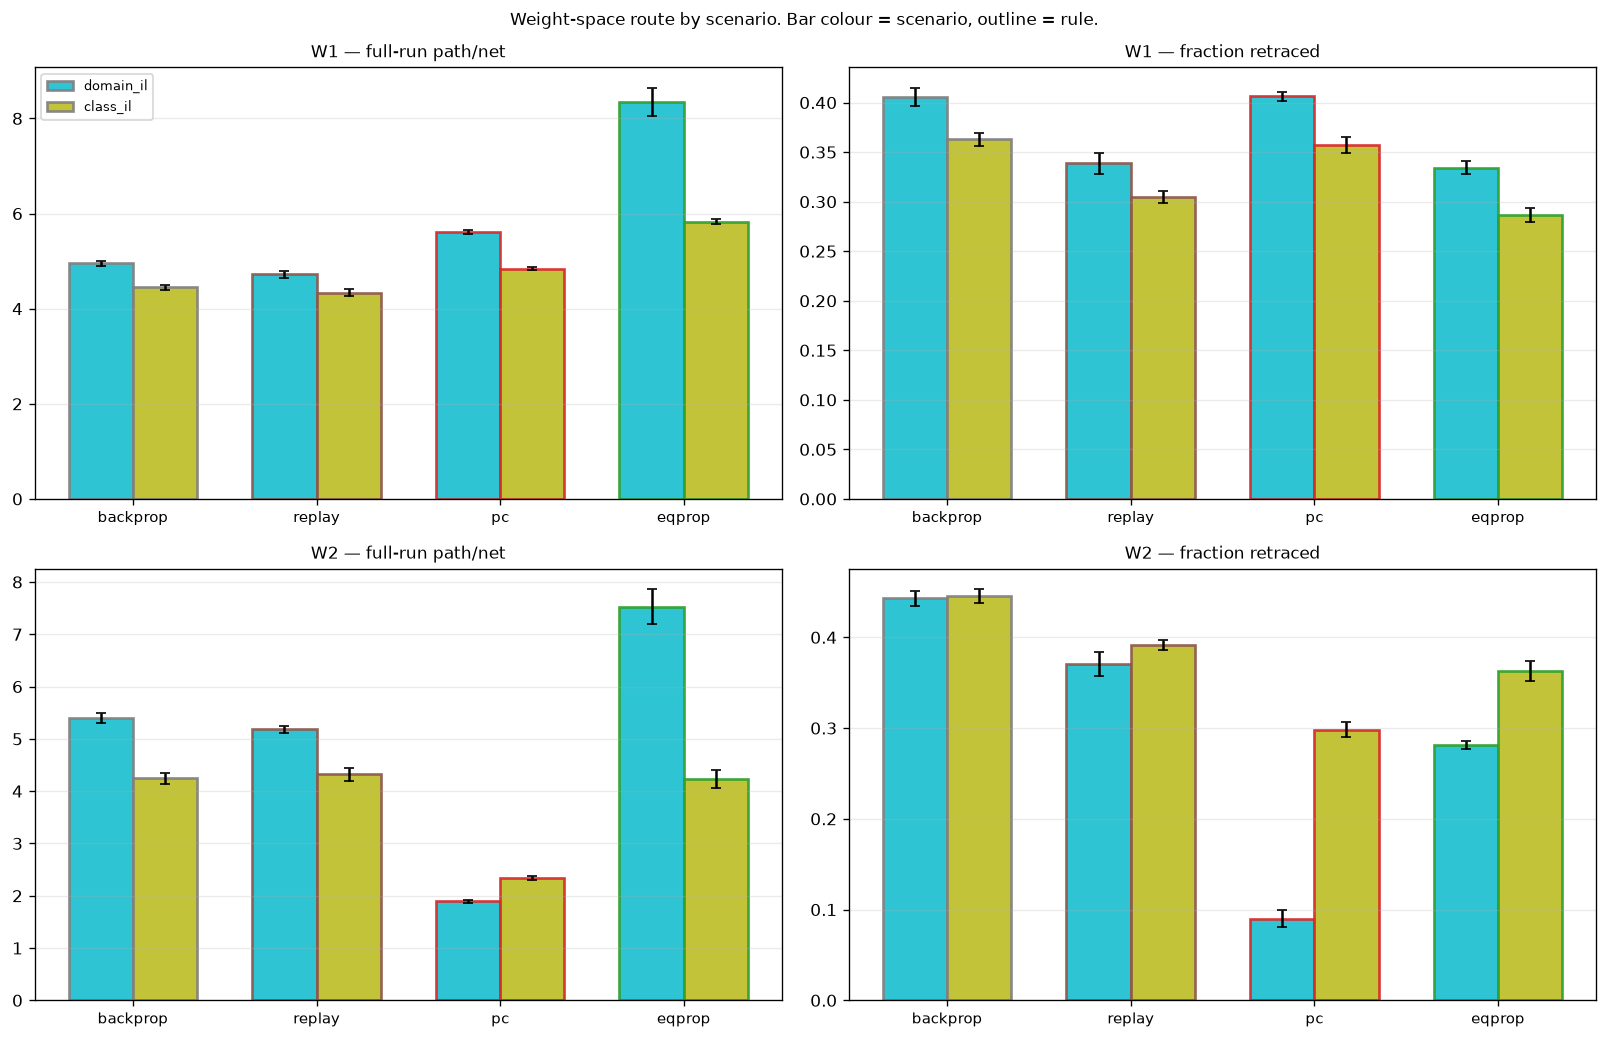

This figure's Python source:
"""Does the route through weight space differ between Class-IL and Domain-IL?

WHY THE SCENARIOS SHOULD BE COMPARED IN WEIGHT SPACE, NOT JUST IN ACCURACY
    The two scenarios forget for different reasons. Class-IL forgetting is dominated by
    OUTPUT-LAYER SUPPRESSION -- absent classes are pushed down until they cannot win an argmax
    (42/43: NCM holds ~80% while argmax reads 0.2%). Domain-IL cannot suppress at all, because
    every output unit is a target for some class, which leaves representation drift.

    Those are claims about WHERE the damage lands, and they have only ever been tested through
    accuracy and probes. The weight path is a direct view: if Class-IL forgetting is the output
    layer being rewritten, W2's route should differ sharply between scenarios while W1's does
    not. Script 65 measured Domain-IL only, so the comparison has never been made.

THE FULL-RUN RATIO, WHICH 65 DID NOT REPORT
    65 reported path/net for TASK 2 ALONE. That number cannot see task 2 undoing task 1: each
    block can be individually direct while the run as a whole doubles back. 65's own mechanism
    figure showed exactly that -- backprop's W1 blocks displace 47 and 43 but init->end is only
    52, so 38 units are RETRACED, and the full-run ratio (2.86x) is far worse than either block
    (1.77x, 1.53x). Retraced distance is forgetting expressed in weight-space units rather than
    in accuracy, so it is reported here as a first-class quantity:

        r_t1    path/net over task 1        how directly the first solution was found
        r_t2    path/net over task 2        65's number, kept for comparability
        r_full  path/net over the WHOLE run the one that sees task 2 undoing task 1
        retraced (net_t1 + net_t2 - net_full) / (net_t1 + net_t2)
                                            the fraction of all displacement given back

PRE-COMMITTED READINGS
    W2 route differs between scenarios, W1 does not  -> confirms the suppression/drift split
        from the weight side, independently of the NCM probe. The cleanest possible version of
        the 42/43 story.
    Both layers differ                               -> the scenarios differ globally and
        "suppression vs drift" is too clean a description of what separates them.
    Neither differs                                  -> the scenarios produce the same weight
        motion and their different accuracy behaviour is a readout effect, which would be a
        strong and surprising claim about the argmax rather than about learning.
    PC's W2 advantage (65: 1.70 vs backprop's 3.28 in Domain-IL) should be LARGER in Class-IL
        if it is really about the output layer, since that is where Class-IL does its damage.

DEVIATIONS FROM THE PROTOCOL, STATED
    * Both scenarios in one script, which is the comparison. Everything else is held fixed.
    * Fixed budgets per task, as 52 and 65, so accuracy stays comparable with them.
    * EqProp included despite the cost: 65 found it the extreme case (4.56/8.85 inefficiency),
      so dropping it would remove the range the comparison is read against.
"""
import sys
import time
from pathlib import Path

ROOT = Path(__file__).resolve().parents[1]
sys.path.insert(0, str(ROOT))

import numpy as np
import matplotlib.pyplot as plt

from src.protocol import (PROTOCOL, load, build, replace,
                          figure_path as _figure_path, array_path as _array_path)
from src.runner import run_classil
from src.probes import weight_path_probe, weight_trace_probe
from src.metrics import metric_grid, report_grid, paired_diff

SMOKE = "--smoke" in sys.argv


def _tag(f, suffix):
    own = Path(f).resolve() == Path(__file__).resolve()
    return (suffix + "_SMOKE").lstrip("_") if (SMOKE and own) else suffix


def figure_path(f, suffix=""):      # noqa: F811
    return _figure_path(f, _tag(f, suffix))


def array_path(f, suffix=""):       # noqa: F811
    return _array_path(f, _tag(f, suffix))


# ---------------------------------------------------------------- settings
METHODS = ["backprop", "replay", "pc", "eqprop"]
SCENARIOS = ["domain_il", "class_il"]
LAYERS = ["W1", "W2"]
SEEDS, EVAL_EVERY = 5, 10
ILLUS_SEED, ILLUS_EVERY = 0, 5
COLORS = {"backprop": "tab:gray", "replay": "tab:brown",
          "pc": "tab:red", "eqprop": "tab:green"}

HIDDEN = int(np.load(_array_path(str(ROOT / "experiments" /
                                     "41_capacity_vs_hidden_width.py")))["chosen"])
z51 = np.load(_array_path(str(ROOT / "experiments" /
                              "51_matching_the_rules_on_learning_speed.py")))
LR = {m: float(v) for m, v in zip(z51["methods"], z51["lr"])}
SETTLE_TOL, EQ_MAX_STEPS = float(z51["settle_tol"]), int(z51["eq_max_steps"])
PC_STEPS = int(z51["pc_steps"])
T = float(z51["target_steps"])
ITERS = [int(2 * T), int(1.5 * T)]

if SMOKE:
    SEEDS, ITERS = 2, [40, 30]
    print("--smoke: tiny budget, results are NOT meaningful\n")

print(f"H = {HIDDEN} | {' vs '.join(SCENARIOS)} | {ITERS[0]}+{ITERS[1]} updates | {SEEDS} seeds")
print("  question: does the weight-space route differ between the two scenarios?\n")


def settle_kw(m):
    if m == "pc":
        return dict(steps=PC_STEPS)
    if m == "eqprop":
        return dict(max_steps=EQ_MAX_STEPS, settle_tol=SETTLE_TOL)
    return {}


def base_for(scn):
    return replace(PROTOCOL, hidden=HIDDEN, scenario=scn, stop_threshold=None,
                   max_iters_per_task=ITERS, eval_every=EVAL_EVERY, seeds=SEEDS)


def _pn(a):
    """L1 path length and L1 net displacement of a block, in the full weight space."""
    return float(np.abs(np.diff(a, axis=0)).sum()), float(np.abs(a[-1] - a[0]).sum())


# ---------------------------------------------------------------- run
REPLOT = "--replot" in sys.argv and Path(array_path(__file__)).exists()
KEYS = ["r_t1", "r_t2", "r_full", "retraced"]

if REPLOT:
    z = np.load(array_path(__file__), allow_pickle=True)
    stat = {(s, m, L, k): z[f"{k}_{s}_{m}_{L}"]
            for s in SCENARIOS for m in METHODS for L in LAYERS for k in KEYS}
    curves = {(s, m): z[f"argmax_{s}_{m}"] for s in SCENARIOS for m in METHODS}
    steps = {s: z[f"steps_{s}"] for s in SCENARIOS}
    switches = {s: list(z[f"switches_{s}"]) for s in SCENARIOS}
    print("--replot: aggregate from saved arrays; illustration recomputed\n")
else:
    stat, curves, steps, switches = {}, {}, {}, {}
    t0 = time.perf_counter()
    for scn in SCENARIOS:
        base = base_for(scn)
        data = load(base)
        for m in METHODS:
            proto = replace(base, lr={m: LR[m]})
            rows = {(L, k): [] for L in LAYERS for k in KEYS}
            cur = []
            for seed in range(SEEDS):
                tasks = proto.tasks(seed)
                lmap = proto.label_map(tasks)
                handle = {}
                ts, pr = build(proto, m, seed, handle=handle, **settle_kw(m))
                params = handle["params"]
                wrapped, path = weight_path_probe(ts, params)
                snap, mark = {"init": {k: v.detach().clone()
                                       for k, v in params.named().items() if v is not None}}, {}

                def on_task_end(ti, step, _p=params, _pa=path, _s=snap, _mk=mark):
                    _s[f"end{ti}"] = {k: v.detach().clone()
                                      for k, v in _p.named().items() if v is not None}
                    _mk[ti] = {k: v.detach().clone() for k, v in _pa.items()}

                out = run_classil(
                    wrapped, pr, tasks, data.train, data.class_idx,
                    report_eval=data.report_eval, stop_eval=data.stop_eval,
                    max_iters_per_task=ITERS, batch=proto.batch, eval_every=EVAL_EVERY,
                    device=proto.device, stop_threshold=None, data_seed=seed,
                    label_map=lmap, on_task_end=on_task_end)
                cur.append(out["curves"]["argmax"])
                for L in LAYERS:
                    p1 = mark[0][L].cpu().numpy()
                    p2 = (mark[1][L] - mark[0][L]).cpu().numpy()
                    n1 = (snap["end0"][L] - snap["init"][L]).cpu().numpy()
                    n2 = (snap["end1"][L] - snap["end0"][L]).cpu().numpy()
                    nf = (snap["end1"][L] - snap["init"][L]).cpu().numpy()
                    a1, a2 = np.abs(p1).sum(), np.abs(p2).sum()
                    b1, b2, bf = np.abs(n1).sum(), np.abs(n2).sum(), np.abs(nf).sum()
                    rows[(L, "r_t1")].append(a1 / b1 if b1 > 0 else np.nan)
                    rows[(L, "r_t2")].append(a2 / b2 if b2 > 0 else np.nan)
                    rows[(L, "r_full")].append((a1 + a2) / bf if bf > 0 else np.nan)
                    rows[(L, "retraced")].append(
                        (b1 + b2 - bf) / (b1 + b2) if (b1 + b2) > 0 else np.nan)
            curves[(scn, m)] = np.array(cur, dtype=float)
            for L in LAYERS:
                for k in KEYS:
                    stat[(scn, m, L, k)] = np.array(rows[(L, k)], dtype=float)
            steps[scn], switches[scn] = out["steps"], out["switches"]
            print(f"  {scn:10s} {m:10s} done  [{time.perf_counter() - t0:6.0f}s]")

# ---------------------------------------------------------------- readings
for L in LAYERS:
    print(f"\n  {L}  --  path / net displacement, paired against backprop WITHIN each scenario")
    print(f"  {'':10s} " + " ".join(f"{k:>22s}" for k in KEYS))
    for scn in SCENARIOS:
        print(f"  {scn}")
        for m in METHODS:
            cells = []
            for k in KEYS:
                v = stat[(scn, m, L, k)]
                if m == "backprop":
                    cells.append(f"{np.nanmean(v):12.3f}          ")
                else:
                    d, se, n = paired_diff(v, stat[(scn, "backprop", L, k)])
                    cells.append(f"{np.nanmean(v):8.3f} {d:+7.3f} {n:4.1f}s")
            print(f"    {m:8s} " + " ".join(f"{c:>22s}" for c in cells))

print(f"\n  DOES THE SCENARIO CHANGE THE ROUTE?  class_il - domain_il, per rule, unpaired")
print(f"  (seeds share a split within a scenario but the scenarios have different out_dim,")
print(f"   so these are group means, not paired differences.)")
for L in LAYERS:
    print(f"    {L}")
    for m in METHODS:
        a = np.nanmean(stat[("class_il", m, L, "r_full")])
        b = np.nanmean(stat[("domain_il", m, L, "r_full")])
        ra = np.nanmean(stat[("class_il", m, L, "retraced")])
        rb = np.nanmean(stat[("domain_il", m, L, "retraced")])
        print(f"      {m:10s} r_full {b:6.2f} -> {a:6.2f}  ({a - b:+6.2f})   "
              f"retraced {rb:5.1%} -> {ra:5.1%}")

for scn in SCENARIOS:
    print(f"\n{'=' * 70}\n  metric grid, {scn}\n{'=' * 70}")
    report_grid({m: metric_grid(steps[scn], curves[(scn, m)], switches[scn][0])
                 for m in METHODS}, METHODS, control="backprop", primary="crossover")

# ---------------------------------------------------------------- the illustration
# One seed's actual route, for BOTH scenarios and BOTH layers, so the scenario difference can be
# seen rather than only tabulated. Four rows: domain W1, domain W2, class W1, class W2.
print(f"\n  drawing the mechanism: seed {ILLUS_SEED}, both scenarios, both layers")
traces, marks = {}, {}
for scn in SCENARIOS:
    base = base_for(scn)
    data_i = load(base)
    for m in METHODS:
        proto = replace(base, lr={m: LR[m]})
        tasks = proto.tasks(ILLUS_SEED)
        lmap = proto.label_map(tasks)
        handle = {}
        ts, pr = build(proto, m, ILLUS_SEED, handle=handle, **settle_kw(m))
        wrapped, tr = weight_trace_probe(ts, handle["params"], keys=tuple(LAYERS),
                                         every=ILLUS_EVERY)
        at = {}
        run_classil(wrapped, pr, tasks, data_i.train, data_i.class_idx,
                    report_eval=data_i.report_eval, stop_eval=data_i.stop_eval,
                    max_iters_per_task=ITERS, batch=proto.batch, eval_every=10 ** 9,
                    device=proto.device, stop_threshold=None, data_seed=ILLUS_SEED,
                    label_map=lmap,
                    on_task_end=lambda ti, step, _t=tr, _a=at: _a.setdefault(
                        ti, len(_t[LAYERS[0]])))
        traces[(scn, m)] = {L: np.stack(tr[L]) for L in LAYERS}
        marks[(scn, m)] = at.get(0, 0)

rows_spec = [(s, L) for s in SCENARIOS for L in LAYERS]
figI, axesI = plt.subplots(len(rows_spec), len(METHODS),
                           figsize=(4.0 * len(METHODS), 4.0 * len(rows_spec)), squeeze=False)
for row, (scn, L) in enumerate(rows_spec):
    # own PCA per row: layers differ in dimension and scale, scenarios differ in out_dim
    fullt = {m: traces[(scn, m)][L] - traces[(scn, m)][L][0] for m in METHODS}
    allpts = np.concatenate([fullt[m] for m in METHODS], axis=0)
    mu = allpts.mean(0)
    _, S, Vt = np.linalg.svd(allpts - mu, full_matrices=False)
    basis, evr = Vt[:2], float((S[:2] ** 2).sum() / (S ** 2).sum())
    proj = {}
    for m in METHODS:                       # each panel scaled to unit init->end; ratio is
        P = (fullt[m] - mu) @ basis.T       # scale-invariant, so nothing measured is lost
        d = float(np.linalg.norm(P[-1] - P[0]))
        proj[m] = (P - P[0]) / (d if d > 0 else 1.0)
    allP = np.concatenate(list(proj.values()), axis=0)
    pad = 0.12 * max(np.ptp(allP, axis=0).max(), 1e-12)
    half = max(np.ptp(allP[:, 0]), np.ptp(allP[:, 1])) / 2 + pad
    cx = (allP[:, 0].min() + allP[:, 0].max()) / 2
    cy = (allP[:, 1].min() + allP[:, 1].max()) / 2
    for col, m in enumerate(METHODS):
        ax = axesI[row][col]
        P, k, A = proj[m], marks[(scn, m)], fullt[m]
        for lab, Pb, alpha in (("task 1", P[:k + 1], 0.40), ("task 2", P[k:], 1.0)):
            if len(Pb) < 2:
                continue
            ax.fill(np.concatenate([Pb[:, 0], [Pb[0, 0]]]),
                    np.concatenate([Pb[:, 1], [Pb[0, 1]]]),
                    color=COLORS[m], alpha=0.09 * (1 + alpha), lw=0)
            ax.plot(Pb[:, 0], Pb[:, 1], color=COLORS[m], lw=1.7, alpha=alpha,
                    label=f"route, {lab}")
        for (i, j), ls, c, lab in (((0, k), ":", "tab:blue", "net, init->switch"),
                                   ((k, -1), "--", "k", "net, switch->end"),
                                   ((0, -1), "-", "tab:purple", "net, init->end")):
            ax.plot([P[i, 0], P[j, 0]], [P[i, 1], P[j, 1]], color=c, lw=1.9, ls=ls,
                    alpha=0.9, label=lab, zorder=4)
        ax.plot(P[0, 0], P[0, 1], "o", color="k", ms=7, label="init")
        ax.plot(P[k, 0], P[k, 1], "*", color="k", ms=14, label="task switch")
        ax.plot(P[-1, 0], P[-1, 1], "s", color="k", ms=7, label="end")
        p1, n1 = _pn(A[:k + 1]) if k >= 1 else (0.0, 0.0)
        p2, n2 = _pn(A[k:]) if len(A) - k >= 2 else (0.0, 0.0)
        pf, nf = _pn(A)
        ax.set_title((f"{m}\n" if row == 0 else "")
                     + f"t1 {p1 / n1 if n1 else np.nan:.2f}x  t2 "
                       f"{p2 / n2 if n2 else np.nan:.2f}x  FULL {pf / nf if nf else np.nan:.2f}x",
                     fontsize=9.5)
        ax.annotate(f"retraced {max(n1 + n2 - nf, 0) / max(n1 + n2, 1e-9):.0%}",
                    xy=(0.03, 0.03), xycoords="axes fraction", fontsize=8, color="dimgray")
        ax.set_xlim(cx - half, cx + half); ax.set_ylim(cy - half, cy + half)
        ax.set_aspect("equal"); ax.set_xticks([]); ax.set_yticks([]); ax.grid(alpha=0.25)
    axesI[row][0].set_ylabel(f"{scn}\n{L}  ({evr:.0%} var, unit init->end)", fontsize=9)
axesI[0][0].legend(fontsize=7, loc="best")
figI.suptitle(
    "WHAT IS BEING MEASURED, AND HOW THE SCENARIOS DIFFER: each layer's route through weight "
    f"space, seed {ILLUS_SEED}.\nWiggly line = route taken, faint over task 1 and solid over "
    "task 2. Three net displacements per panel: init->switch (blue dotted), switch->end (black "
    "dashed), init->end (purple solid).\nShaded = area between a route and its chord. "
    "'retraced' = the fraction of all displacement given back, i.e. forgetting measured in "
    "weight-space distance rather than in accuracy.\nCAVEAT: ratios are [R31]'s L1 in the FULL "
    "weight space; the drawing is Euclidean in 2-D PCA, each panel scaled to unit init->end.",
    fontsize=9.5)
figI.tight_layout()
figI.savefig(figure_path(__file__, "mechanism"), dpi=120, bbox_inches="tight")
print(f"saved {figure_path(__file__, 'mechanism')}")

# ---------------------------------------------------------------- aggregate figure
fig, axes = plt.subplots(len(LAYERS), 2, figsize=(13.5, 4.4 * len(LAYERS)), squeeze=False)
for row, L in enumerate(LAYERS):
    for col, k in enumerate(["r_full", "retraced"]):
        ax = axes[row][col]
        w = 0.35
        for si, scn in enumerate(SCENARIOS):
            xs = np.arange(len(METHODS)) + (si - 0.5) * w
            mu = [np.nanmean(stat[(scn, m, L, k)]) for m in METHODS]
            se = [np.nanstd(stat[(scn, m, L, k)], ddof=1)
                  / np.sqrt(max(np.isfinite(stat[(scn, m, L, k)]).sum(), 1)) for m in METHODS]
            ax.bar(xs, mu, w, yerr=se, capsize=3, label=scn,
                   color=["tab:cyan", "tab:olive"][si], alpha=0.9,
                   edgecolor=[COLORS[m] for m in METHODS], lw=1.6)
        ax.set_xticks(range(len(METHODS))); ax.set_xticklabels(METHODS, fontsize=9)
        ax.set_title(f"{L} — {'full-run path/net' if k == 'r_full' else 'fraction retraced'}",
                     fontsize=10)
        ax.grid(alpha=0.25, axis="y")
        if row == 0 and col == 0:
            ax.legend(fontsize=8)
fig.suptitle("Weight-space route by scenario. Bar colour = scenario, outline = rule.",
             fontsize=10)
fig.tight_layout()
fig.savefig(figure_path(__file__), dpi=120, bbox_inches="tight")
print(f"saved {figure_path(__file__)}")

if not SMOKE and not REPLOT:
    np.savez(array_path(__file__), methods=np.array(METHODS),
             scenarios=np.array(SCENARIOS), layers=np.array(LAYERS), hidden=HIDDEN,
             **{f"{k}_{s}_{m}_{L}": stat[(s, m, L, k)]
                for s in SCENARIOS for m in METHODS for L in LAYERS for k in KEYS},
             **{f"argmax_{s}_{m}": curves[(s, m)] for s in SCENARIOS for m in METHODS},
             **{f"steps_{s}": steps[s] for s in SCENARIOS},
             **{f"switches_{s}": np.array(switches[s]) for s in SCENARIOS})
    print(f"saved {array_path(__file__)}")
